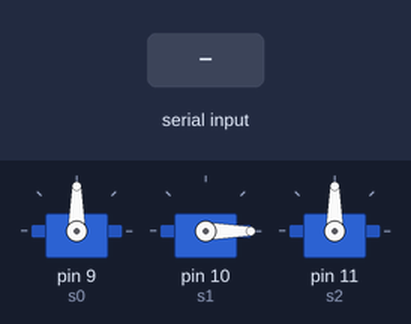
This sketch was run on a simulated Arduino Uno, built with avr-gcc and run on an emulated ATmega328P. Shown: 3 × servo. The inputs (shaded band) are chosen by the test bench.

Above: at 1.2 s.
1.3 s: "90,45,200\n" received over Serial
At 2.5 s:
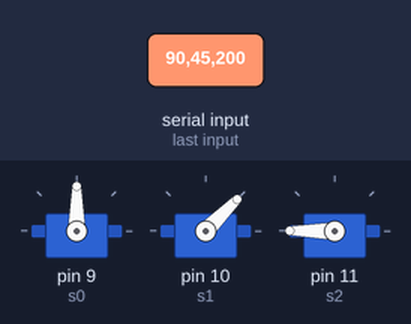
2.8 s: "30,150,10\n" received over Serial
At 3.9 s:
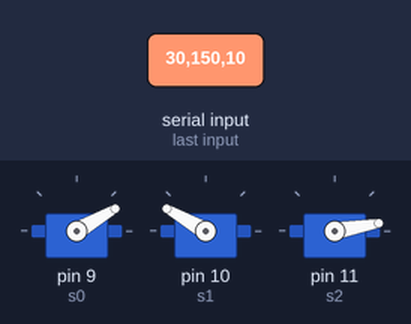
4.3 s: "1,90,45\n" received over Serial
At 5.0 s:
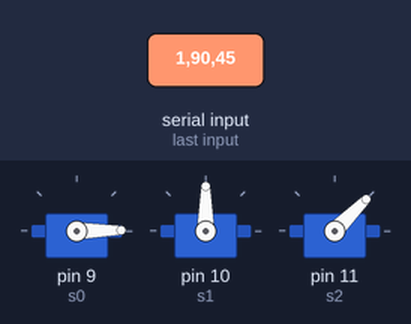
Timing chart, 0 to 7.3 s (numbered marks = the images above; inputs shaded):
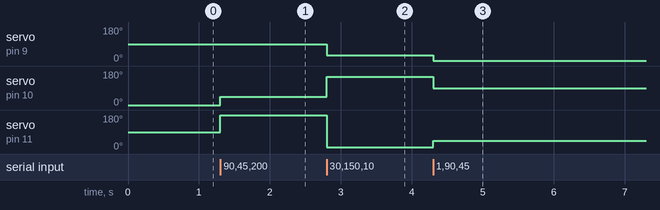

Measured:
- after the input at 1.3 s, servo on pin 10 (s1): 0° → 45° at once; servo on pin 11 (s2): 90° → 180° at once
- after the input at 2.8 s, servo on pin 9 (s0): 90° → 30° at once; servo on pin 10 (s1): 45° → 150° at once; servo on pin 11 (s2): 180° → 10° at once
- after the input at 4.3 s, servo on pin 9 (s0): 30° → 1° at once; servo on pin 10 (s1): 150° → 90° at once; servo on pin 11 (s2): 10° → 45° at once

The sketch:

sketch_oct19a.ino
```cpp
#include <Servo.h>

Servo s0, s1, s2;
String buffer = "";

void setup() {
  Serial.begin(115200);

  s0.attach(9);   // База
  s1.attach(10);  // Плечо
  s2.attach(11);  // Локоть

  // При старте Arduino ставим руку в положение "I"
  s0.write(90);
  s1.write(0);
  s2.write(90);
}

void loop() {
  while (Serial.available()) {
    char c = Serial.read();
    if (c == '\n' || c == '\r') {
      if (buffer.length() > 0) {
        int c1 = buffer.indexOf(',');
        int c2 = buffer.indexOf(',', c1 + 1);

        if (c1 > 0 && c2 > 0) {
          int a0 = buffer.substring(0, c1).toInt();
          int a1 = buffer.substring(c1 + 1, c2).toInt();
          int a2 = buffer.substring(c2 + 1).toInt();

          // Отправляем напрямую, без constrain
          s0.write(a0);
          s1.write(a1);
          s2.write(a2);
        }
        buffer = "";
      }
    } else {
      buffer += c;
    }
  }
}
```
